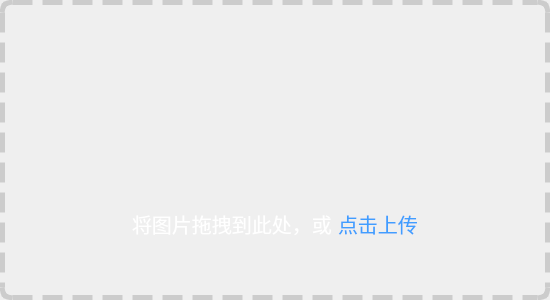
<?xml version="1.0" encoding="UTF-8"?>
<ui version="4.0">
    <class>Form</class>
    <widget class="QWidget" name="Form">
        <property name="geometry">
            <rect>
                <x>0</x>
                <y>0</y>
                <width>550</width>
                <height>300</height>
            </rect>
        </property>
        <property name="minimumSize">
            <size>
                <width>550</width>
                <height>300</height>
            </size>
        </property>
        <property name="maximumSize">
            <size>
                <width>550</width>
                <height>300</height>
            </size>
        </property>
        <property name="windowTitle">
            <string>Form</string>
        </property>
        <layout class="QHBoxLayout" name="horizontalLayout">
            <property name="leftMargin">
                <number>0</number>
            </property>
            <property name="topMargin">
                <number>0</number>
            </property>
            <property name="rightMargin">
                <number>0</number>
            </property>
            <property name="bottomMargin">
                <number>0</number>
            </property>
            <item>
                <widget class="QWidget" name="widget_upload" native="true">
                    <property name="minimumSize">
                        <size>
                            <width>550</width>
                            <height>300</height>
                        </size>
                    </property>
                    <property name="maximumSize">
                        <size>
                            <width>550</width>
                            <height>300</height>
                        </size>
                    </property>
                    <property name="cursor">
                        <cursorShape>PointingHandCursor</cursorShape>
                    </property>
                    <property name="styleSheet">
                        <string notr="true">.QWidget#widget_upload{
                            border: 5px dashed #ccc;
                            border-radius:10px;
                            background-color:transparent;
                            }
                            .QWidget#widget_upload:hover{
                            background-color: rgba(0, 170, 255, 50);
                            }
                        </string>
                    </property>
                    <layout class="QVBoxLayout" name="verticalLayout_2" stretch="0,0,0,0">
                        <property name="leftMargin">
                            <number>10</number>
                        </property>
                        <property name="topMargin">
                            <number>10</number>
                        </property>
                        <property name="rightMargin">
                            <number>10</number>
                        </property>
                        <property name="bottomMargin">
                            <number>10</number>
                        </property>
                        <item>
                            <spacer name="verticalSpacer">
                                <property name="orientation">
                                    <enum>Qt::Vertical</enum>
                                </property>
                                <property name="sizeHint" stdset="0">
                                    <size>
                                        <width>20</width>
                                        <height>40</height>
                                    </size>
                                </property>
                            </spacer>
                        </item>
                        <item>
                            <widget class="QWidget" name="widget_cloud" native="true">
                                <property name="minimumSize">
                                    <size>
                                        <width>161</width>
                                        <height>141</height>
                                    </size>
                                </property>
                                <property name="cursor">
                                    <cursorShape>PointingHandCursor</cursorShape>
                                </property>
                                <property name="styleSheet">
                                    <string notr="true">QWidget{
                                        image:url(:/images/icon/download_cloud_multimedia_icon.svg);
                                        background-color: transparent;
                                        }
                                    </string>
                                </property>
                            </widget>
                        </item>
                        <item>
                            <layout class="QHBoxLayout" name="horizontalLayout_9">
                                <item>
                                    <spacer name="horizontalSpacer_8">
                                        <property name="orientation">
                                            <enum>Qt::Horizontal</enum>
                                        </property>
                                        <property name="sizeHint" stdset="0">
                                            <size>
                                                <width>40</width>
                                                <height>20</height>
                                            </size>
                                        </property>
                                    </spacer>
                                </item>
                                <item>
                                    <widget class="QLabel" name="label_drag">
                                        <property name="font">
                                            <font>
                                                <family>黑体</family>
                                                <pointsize>15</pointsize>
                                                <weight>50</weight>
                                                <italic>false</italic>
                                                <bold>false</bold>
                                                <underline>false</underline>
                                                <strikeout>false</strikeout>
                                                <kerning>true</kerning>
                                            </font>
                                        </property>
                                        <property name="layoutDirection">
                                            <enum>Qt::LeftToRight</enum>
                                        </property>
                                        <property name="styleSheet">
                                            <string notr="true">QLabel{
                                                background-color:transparent;
                                                color: rgb(255, 255, 255);
                                                }
                                            </string>
                                        </property>
                                        <property name="text">
                                            <string>将图片拖拽到此处，或</string>
                                        </property>
                                    </widget>
                                </item>
                                <item>
                                    <widget class="QLabel" name="label_upload">
                                        <property name="font">
                                            <font>
                                                <family>黑体</family>
                                                <pointsize>15</pointsize>
                                            </font>
                                        </property>
                                        <property name="styleSheet">
                                            <string notr="true">QLabel{
                                                background-color:transparent;
                                                color: rgb(64, 158, 255);
                                                }
                                            </string>
                                        </property>
                                        <property name="text">
                                            <string>点击上传</string>
                                        </property>
                                    </widget>
                                </item>
                                <item>
                                    <spacer name="horizontalSpacer_9">
                                        <property name="orientation">
                                            <enum>Qt::Horizontal</enum>
                                        </property>
                                        <property name="sizeHint" stdset="0">
                                            <size>
                                                <width>40</width>
                                                <height>20</height>
                                            </size>
                                        </property>
                                    </spacer>
                                </item>
                            </layout>
                        </item>
                        <item>
                            <spacer name="verticalSpacer_2">
                                <property name="orientation">
                                    <enum>Qt::Vertical</enum>
                                </property>
                                <property name="sizeHint" stdset="0">
                                    <size>
                                        <width>20</width>
                                        <height>40</height>
                                    </size>
                                </property>
                            </spacer>
                        </item>
                    </layout>
                </widget>
            </item>
        </layout>
    </widget>
    <resources>
        <include location="../resources.qrc"/>
    </resources>
    <connections/>
</ui>
